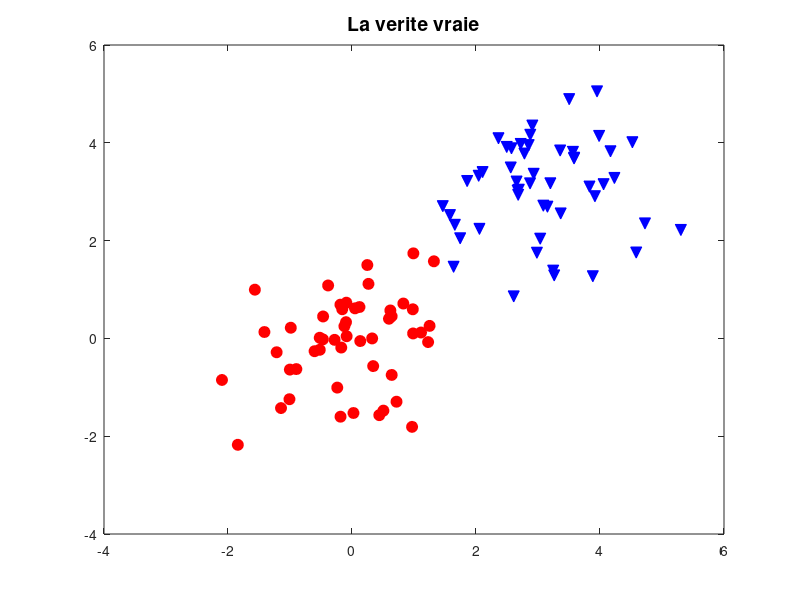

Write the MATLAB code that produced this figure. (Note: this script raises an error after producing the figure.)
% ========================================================
% Utilisation de AGGCLUST
% ========================================================

close all;
clear all;
clc

%%% les donnees
vmu1 = [0 0]';
vmu2 = [3 3]';
SIGMA = eye(2);

n = 50; % nombre de points par cluster

% generation de donnees aleatoires suivant lois gaussiennes
X1 =  mvnrnd(vmu1,SIGMA,n);   % classe 1
X2 =  mvnrnd(vmu2,SIGMA,n);    % classe 2

figure, plot(X1(:,1), X1(:,2), 'ro', 'markersize', 8, 'markerfacecolor', 'r')
hold on
plot(X2(:,1), X2(:,2), 'bv', 'markersize', 8, 'markerfacecolor', 'b')
title('La verite vraie','fontsize', 14)

% on concatene les donnees (on suppose qu'on ne sait pas quel 
% point est du cluster 1 ou 2
X = [X1; X2];

% Calcul de la matrice de distance
M = distance(X);


%% ========== CHA ===========
% -------- ultra-metrique : diametre maximal -------
method='complete'; 
level_max = aggclust(M, method);

% Affichage du dendogramme 
figure
dendro(level_max);
title('Clustering avec distance max', 'fontsize', 24)

K=2; % nombre de clusters voulus
% recuperation des indices des points de chaque cluster
N = size(X, 1);
clusters=level_max(N-K+1).cluster;

% trace des clusters obtenus
plotclusters(clusters, X, K);
title('Clustering avec distance max', 'fontsize', 24)

% ------- ultra-metrique : diametre min -------
method='single'; % saut minimal
level_min = aggclust(M, method);


% Affichage du dendogramme 
figure
dendro(level_min);
title('Clustering avec distance mix', 'fontsize', 24)

K=2; % nombre de clusters voulus
% recuperation des indices des points de chaque cluster
N = size(X, 1);
clusters=level_min(N-K+1).cluster;

% trace des clusters obtenus
plotclusters(clusters, X, K);
title('Clustering avec distance min', 'fontsize', 24)

